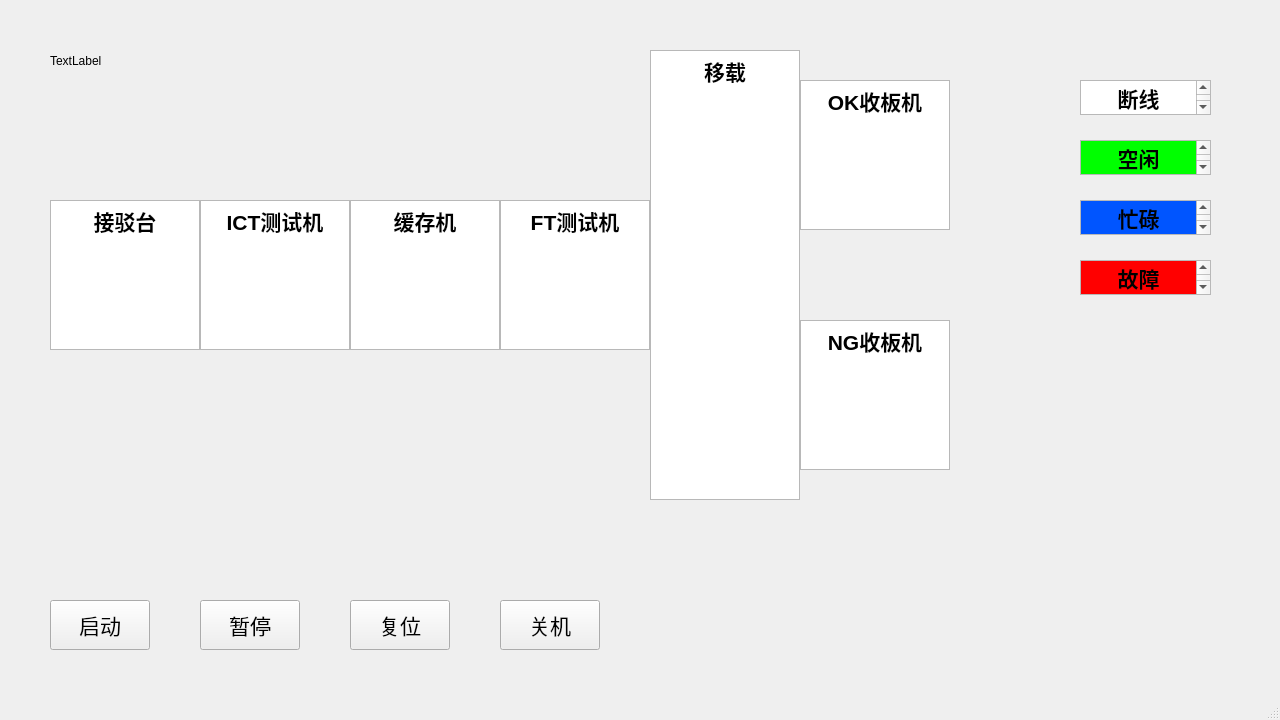
<?xml version="1.0" encoding="UTF-8"?>
<ui version="4.0">
 <class>MainWindow</class>
 <widget class="QMainWindow" name="MainWindow">
  <property name="geometry">
   <rect>
    <x>0</x>
    <y>0</y>
    <width>1280</width>
    <height>720</height>
   </rect>
  </property>
  <property name="windowTitle">
   <string>MainWindow</string>
  </property>
  <property name="windowOpacity">
   <double>1.000000000000000</double>
  </property>
  <property name="autoFillBackground">
   <bool>false</bool>
  </property>
  <widget class="QWidget" name="centralwidget">
   <widget class="QTextBrowser" name="textBrowser">
    <property name="geometry">
     <rect>
      <x>50</x>
      <y>200</y>
      <width>150</width>
      <height>150</height>
     </rect>
    </property>
    <property name="html">
     <string>&lt;!DOCTYPE HTML PUBLIC &quot;-//W3C//DTD HTML 4.0//EN&quot; &quot;http://www.w3.org/TR/REC-html40/strict.dtd&quot;&gt;
&lt;html&gt;&lt;head&gt;&lt;meta name=&quot;qrichtext&quot; content=&quot;1&quot; /&gt;&lt;style type=&quot;text/css&quot;&gt;
p, li { white-space: pre-wrap; }
&lt;/style&gt;&lt;/head&gt;&lt;body style=&quot; font-family:'SimSun'; font-size:9pt; font-weight:400; font-style:normal;&quot;&gt;
&lt;p align=&quot;center&quot; style=&quot; margin-top:0px; margin-bottom:0px; margin-left:0px; margin-right:0px; -qt-block-indent:0; text-indent:0px;&quot;&gt;&lt;span style=&quot; font-size:16pt; font-weight:600;&quot;&gt;接驳台&lt;/span&gt;&lt;/p&gt;&lt;/body&gt;&lt;/html&gt;</string>
    </property>
   </widget>
   <widget class="QTextBrowser" name="textBrowser_2">
    <property name="geometry">
     <rect>
      <x>200</x>
      <y>200</y>
      <width>150</width>
      <height>150</height>
     </rect>
    </property>
    <property name="html">
     <string>&lt;!DOCTYPE HTML PUBLIC &quot;-//W3C//DTD HTML 4.0//EN&quot; &quot;http://www.w3.org/TR/REC-html40/strict.dtd&quot;&gt;
&lt;html&gt;&lt;head&gt;&lt;meta name=&quot;qrichtext&quot; content=&quot;1&quot; /&gt;&lt;style type=&quot;text/css&quot;&gt;
p, li { white-space: pre-wrap; }
&lt;/style&gt;&lt;/head&gt;&lt;body style=&quot; font-family:'SimSun'; font-size:9pt; font-weight:400; font-style:normal;&quot;&gt;
&lt;p align=&quot;center&quot; style=&quot; margin-top:0px; margin-bottom:0px; margin-left:0px; margin-right:0px; -qt-block-indent:0; text-indent:0px;&quot;&gt;&lt;span style=&quot; font-size:16pt; font-weight:600;&quot;&gt;ICT测试机&lt;/span&gt;&lt;/p&gt;&lt;/body&gt;&lt;/html&gt;</string>
    </property>
   </widget>
   <widget class="QTextBrowser" name="textBrowser_3">
    <property name="geometry">
     <rect>
      <x>350</x>
      <y>200</y>
      <width>150</width>
      <height>150</height>
     </rect>
    </property>
    <property name="html">
     <string>&lt;!DOCTYPE HTML PUBLIC &quot;-//W3C//DTD HTML 4.0//EN&quot; &quot;http://www.w3.org/TR/REC-html40/strict.dtd&quot;&gt;
&lt;html&gt;&lt;head&gt;&lt;meta name=&quot;qrichtext&quot; content=&quot;1&quot; /&gt;&lt;style type=&quot;text/css&quot;&gt;
p, li { white-space: pre-wrap; }
&lt;/style&gt;&lt;/head&gt;&lt;body style=&quot; font-family:'SimSun'; font-size:9pt; font-weight:400; font-style:normal;&quot;&gt;
&lt;p align=&quot;center&quot; style=&quot; margin-top:0px; margin-bottom:0px; margin-left:0px; margin-right:0px; -qt-block-indent:0; text-indent:0px;&quot;&gt;&lt;span style=&quot; font-size:16pt; font-weight:600;&quot;&gt;缓存机&lt;/span&gt;&lt;/p&gt;&lt;/body&gt;&lt;/html&gt;</string>
    </property>
   </widget>
   <widget class="QTextBrowser" name="textBrowser_4">
    <property name="geometry">
     <rect>
      <x>500</x>
      <y>200</y>
      <width>150</width>
      <height>150</height>
     </rect>
    </property>
    <property name="html">
     <string>&lt;!DOCTYPE HTML PUBLIC &quot;-//W3C//DTD HTML 4.0//EN&quot; &quot;http://www.w3.org/TR/REC-html40/strict.dtd&quot;&gt;
&lt;html&gt;&lt;head&gt;&lt;meta name=&quot;qrichtext&quot; content=&quot;1&quot; /&gt;&lt;style type=&quot;text/css&quot;&gt;
p, li { white-space: pre-wrap; }
&lt;/style&gt;&lt;/head&gt;&lt;body style=&quot; font-family:'SimSun'; font-size:9pt; font-weight:400; font-style:normal;&quot;&gt;
&lt;p align=&quot;center&quot; style=&quot; margin-top:0px; margin-bottom:0px; margin-left:0px; margin-right:0px; -qt-block-indent:0; text-indent:0px;&quot;&gt;&lt;span style=&quot; font-size:16pt; font-weight:600;&quot;&gt;FT测试机&lt;/span&gt;&lt;/p&gt;&lt;/body&gt;&lt;/html&gt;</string>
    </property>
   </widget>
   <widget class="QTextBrowser" name="textBrowser_5">
    <property name="geometry">
     <rect>
      <x>650</x>
      <y>50</y>
      <width>150</width>
      <height>450</height>
     </rect>
    </property>
    <property name="html">
     <string>&lt;!DOCTYPE HTML PUBLIC &quot;-//W3C//DTD HTML 4.0//EN&quot; &quot;http://www.w3.org/TR/REC-html40/strict.dtd&quot;&gt;
&lt;html&gt;&lt;head&gt;&lt;meta name=&quot;qrichtext&quot; content=&quot;1&quot; /&gt;&lt;style type=&quot;text/css&quot;&gt;
p, li { white-space: pre-wrap; }
&lt;/style&gt;&lt;/head&gt;&lt;body style=&quot; font-family:'SimSun'; font-size:9pt; font-weight:400; font-style:normal;&quot;&gt;
&lt;p align=&quot;center&quot; style=&quot; margin-top:0px; margin-bottom:0px; margin-left:0px; margin-right:0px; -qt-block-indent:0; text-indent:0px;&quot;&gt;&lt;span style=&quot; font-size:16pt; font-weight:600;&quot;&gt;移载&lt;/span&gt;&lt;/p&gt;&lt;/body&gt;&lt;/html&gt;</string>
    </property>
   </widget>
   <widget class="QTextBrowser" name="textBrowser_6">
    <property name="geometry">
     <rect>
      <x>800</x>
      <y>80</y>
      <width>150</width>
      <height>150</height>
     </rect>
    </property>
    <property name="html">
     <string>&lt;!DOCTYPE HTML PUBLIC &quot;-//W3C//DTD HTML 4.0//EN&quot; &quot;http://www.w3.org/TR/REC-html40/strict.dtd&quot;&gt;
&lt;html&gt;&lt;head&gt;&lt;meta name=&quot;qrichtext&quot; content=&quot;1&quot; /&gt;&lt;style type=&quot;text/css&quot;&gt;
p, li { white-space: pre-wrap; }
&lt;/style&gt;&lt;/head&gt;&lt;body style=&quot; font-family:'SimSun'; font-size:9pt; font-weight:400; font-style:normal;&quot;&gt;
&lt;p align=&quot;center&quot; style=&quot; margin-top:0px; margin-bottom:0px; margin-left:0px; margin-right:0px; -qt-block-indent:0; text-indent:0px;&quot;&gt;&lt;span style=&quot; font-size:16pt; font-weight:600;&quot;&gt;OK收板机&lt;/span&gt;&lt;/p&gt;&lt;/body&gt;&lt;/html&gt;</string>
    </property>
   </widget>
   <widget class="QTextBrowser" name="textBrowser_7">
    <property name="geometry">
     <rect>
      <x>800</x>
      <y>320</y>
      <width>150</width>
      <height>150</height>
     </rect>
    </property>
    <property name="html">
     <string>&lt;!DOCTYPE HTML PUBLIC &quot;-//W3C//DTD HTML 4.0//EN&quot; &quot;http://www.w3.org/TR/REC-html40/strict.dtd&quot;&gt;
&lt;html&gt;&lt;head&gt;&lt;meta name=&quot;qrichtext&quot; content=&quot;1&quot; /&gt;&lt;style type=&quot;text/css&quot;&gt;
p, li { white-space: pre-wrap; }
&lt;/style&gt;&lt;/head&gt;&lt;body style=&quot; font-family:'SimSun'; font-size:9pt; font-weight:400; font-style:normal;&quot;&gt;
&lt;p align=&quot;center&quot; style=&quot; margin-top:0px; margin-bottom:0px; margin-left:0px; margin-right:0px; -qt-block-indent:0; text-indent:0px;&quot;&gt;&lt;span style=&quot; font-size:16pt; font-weight:600;&quot;&gt;NG收板机&lt;/span&gt;&lt;/p&gt;&lt;/body&gt;&lt;/html&gt;</string>
    </property>
   </widget>
   <widget class="QTextBrowser" name="textBrowser_8">
    <property name="geometry">
     <rect>
      <x>1080</x>
      <y>80</y>
      <width>131</width>
      <height>35</height>
     </rect>
    </property>
    <property name="html">
     <string>&lt;!DOCTYPE HTML PUBLIC &quot;-//W3C//DTD HTML 4.0//EN&quot; &quot;http://www.w3.org/TR/REC-html40/strict.dtd&quot;&gt;
&lt;html&gt;&lt;head&gt;&lt;meta name=&quot;qrichtext&quot; content=&quot;1&quot; /&gt;&lt;style type=&quot;text/css&quot;&gt;
p, li { white-space: pre-wrap; }
&lt;/style&gt;&lt;/head&gt;&lt;body style=&quot; font-family:'SimSun'; font-size:9pt; font-weight:400; font-style:normal;&quot;&gt;
&lt;p align=&quot;center&quot; style=&quot; margin-top:0px; margin-bottom:0px; margin-left:0px; margin-right:0px; -qt-block-indent:0; text-indent:0px;&quot;&gt;&lt;span style=&quot; font-size:16pt; font-weight:600;&quot;&gt;断线&lt;/span&gt;&lt;/p&gt;&lt;/body&gt;&lt;/html&gt;</string>
    </property>
   </widget>
   <widget class="QTextBrowser" name="textBrowser_9">
    <property name="geometry">
     <rect>
      <x>1080</x>
      <y>140</y>
      <width>131</width>
      <height>35</height>
     </rect>
    </property>
    <property name="palette">
     <palette>
      <active>
       <colorrole role="Base">
        <brush brushstyle="SolidPattern">
         <color alpha="255">
          <red>0</red>
          <green>255</green>
          <blue>0</blue>
         </color>
        </brush>
       </colorrole>
      </active>
      <inactive>
       <colorrole role="Base">
        <brush brushstyle="SolidPattern">
         <color alpha="255">
          <red>0</red>
          <green>255</green>
          <blue>0</blue>
         </color>
        </brush>
       </colorrole>
      </inactive>
      <disabled>
       <colorrole role="Base">
        <brush brushstyle="SolidPattern">
         <color alpha="255">
          <red>240</red>
          <green>240</green>
          <blue>240</blue>
         </color>
        </brush>
       </colorrole>
      </disabled>
     </palette>
    </property>
    <property name="html">
     <string>&lt;!DOCTYPE HTML PUBLIC &quot;-//W3C//DTD HTML 4.0//EN&quot; &quot;http://www.w3.org/TR/REC-html40/strict.dtd&quot;&gt;
&lt;html&gt;&lt;head&gt;&lt;meta name=&quot;qrichtext&quot; content=&quot;1&quot; /&gt;&lt;style type=&quot;text/css&quot;&gt;
p, li { white-space: pre-wrap; }
&lt;/style&gt;&lt;/head&gt;&lt;body style=&quot; font-family:'SimSun'; font-size:9pt; font-weight:400; font-style:normal;&quot;&gt;
&lt;p align=&quot;center&quot; style=&quot; margin-top:0px; margin-bottom:0px; margin-left:0px; margin-right:0px; -qt-block-indent:0; text-indent:0px;&quot;&gt;&lt;span style=&quot; font-size:16pt; font-weight:600;&quot;&gt;空闲&lt;/span&gt;&lt;/p&gt;&lt;/body&gt;&lt;/html&gt;</string>
    </property>
   </widget>
   <widget class="QTextBrowser" name="textBrowser_10">
    <property name="geometry">
     <rect>
      <x>1080</x>
      <y>200</y>
      <width>131</width>
      <height>35</height>
     </rect>
    </property>
    <property name="palette">
     <palette>
      <active>
       <colorrole role="Base">
        <brush brushstyle="SolidPattern">
         <color alpha="255">
          <red>0</red>
          <green>85</green>
          <blue>255</blue>
         </color>
        </brush>
       </colorrole>
      </active>
      <inactive>
       <colorrole role="Base">
        <brush brushstyle="SolidPattern">
         <color alpha="255">
          <red>0</red>
          <green>85</green>
          <blue>255</blue>
         </color>
        </brush>
       </colorrole>
      </inactive>
      <disabled>
       <colorrole role="Base">
        <brush brushstyle="SolidPattern">
         <color alpha="255">
          <red>240</red>
          <green>240</green>
          <blue>240</blue>
         </color>
        </brush>
       </colorrole>
      </disabled>
     </palette>
    </property>
    <property name="html">
     <string>&lt;!DOCTYPE HTML PUBLIC &quot;-//W3C//DTD HTML 4.0//EN&quot; &quot;http://www.w3.org/TR/REC-html40/strict.dtd&quot;&gt;
&lt;html&gt;&lt;head&gt;&lt;meta name=&quot;qrichtext&quot; content=&quot;1&quot; /&gt;&lt;style type=&quot;text/css&quot;&gt;
p, li { white-space: pre-wrap; }
&lt;/style&gt;&lt;/head&gt;&lt;body style=&quot; font-family:'SimSun'; font-size:9pt; font-weight:400; font-style:normal;&quot;&gt;
&lt;p align=&quot;center&quot; style=&quot; margin-top:0px; margin-bottom:0px; margin-left:0px; margin-right:0px; -qt-block-indent:0; text-indent:0px;&quot;&gt;&lt;span style=&quot; font-size:16pt; font-weight:600;&quot;&gt;忙碌&lt;/span&gt;&lt;/p&gt;&lt;/body&gt;&lt;/html&gt;</string>
    </property>
   </widget>
   <widget class="QTextBrowser" name="textBrowser_11">
    <property name="geometry">
     <rect>
      <x>1080</x>
      <y>260</y>
      <width>131</width>
      <height>35</height>
     </rect>
    </property>
    <property name="palette">
     <palette>
      <active>
       <colorrole role="Base">
        <brush brushstyle="SolidPattern">
         <color alpha="255">
          <red>255</red>
          <green>0</green>
          <blue>0</blue>
         </color>
        </brush>
       </colorrole>
      </active>
      <inactive>
       <colorrole role="Base">
        <brush brushstyle="SolidPattern">
         <color alpha="255">
          <red>255</red>
          <green>0</green>
          <blue>0</blue>
         </color>
        </brush>
       </colorrole>
      </inactive>
      <disabled>
       <colorrole role="Base">
        <brush brushstyle="SolidPattern">
         <color alpha="255">
          <red>240</red>
          <green>240</green>
          <blue>240</blue>
         </color>
        </brush>
       </colorrole>
      </disabled>
     </palette>
    </property>
    <property name="html">
     <string>&lt;!DOCTYPE HTML PUBLIC &quot;-//W3C//DTD HTML 4.0//EN&quot; &quot;http://www.w3.org/TR/REC-html40/strict.dtd&quot;&gt;
&lt;html&gt;&lt;head&gt;&lt;meta name=&quot;qrichtext&quot; content=&quot;1&quot; /&gt;&lt;style type=&quot;text/css&quot;&gt;
p, li { white-space: pre-wrap; }
&lt;/style&gt;&lt;/head&gt;&lt;body style=&quot; font-family:'SimSun'; font-size:9pt; font-weight:400; font-style:normal;&quot;&gt;
&lt;p align=&quot;center&quot; style=&quot; margin-top:0px; margin-bottom:0px; margin-left:0px; margin-right:0px; -qt-block-indent:0; text-indent:0px;&quot;&gt;&lt;span style=&quot; font-size:16pt; font-weight:600;&quot;&gt;故障&lt;/span&gt;&lt;/p&gt;&lt;/body&gt;&lt;/html&gt;</string>
    </property>
   </widget>
   <widget class="QPushButton" name="pushButton">
    <property name="geometry">
     <rect>
      <x>50</x>
      <y>600</y>
      <width>100</width>
      <height>50</height>
     </rect>
    </property>
    <property name="font">
     <font>
      <pointsize>16</pointsize>
     </font>
    </property>
    <property name="text">
     <string>启动</string>
    </property>
   </widget>
   <widget class="QPushButton" name="pushButton_2">
    <property name="geometry">
     <rect>
      <x>350</x>
      <y>600</y>
      <width>100</width>
      <height>50</height>
     </rect>
    </property>
    <property name="font">
     <font>
      <pointsize>16</pointsize>
     </font>
    </property>
    <property name="text">
     <string>复位</string>
    </property>
   </widget>
   <widget class="QPushButton" name="pushButton_3">
    <property name="geometry">
     <rect>
      <x>500</x>
      <y>600</y>
      <width>100</width>
      <height>50</height>
     </rect>
    </property>
    <property name="font">
     <font>
      <pointsize>16</pointsize>
     </font>
    </property>
    <property name="text">
     <string>关机</string>
    </property>
   </widget>
   <widget class="QPushButton" name="pushButton_4">
    <property name="geometry">
     <rect>
      <x>200</x>
      <y>600</y>
      <width>100</width>
      <height>50</height>
     </rect>
    </property>
    <property name="font">
     <font>
      <pointsize>16</pointsize>
     </font>
    </property>
    <property name="text">
     <string>暂停</string>
    </property>
   </widget>
   <widget class="QLabel" name="label">
    <property name="geometry">
     <rect>
      <x>50</x>
      <y>20</y>
      <width>321</width>
      <height>81</height>
     </rect>
    </property>
    <property name="text">
     <string>TextLabel</string>
    </property>
   </widget>
  </widget>
  <widget class="QMenuBar" name="menubar">
   <property name="geometry">
    <rect>
     <x>0</x>
     <y>0</y>
     <width>1280</width>
     <height>21</height>
    </rect>
   </property>
  </widget>
  <widget class="QStatusBar" name="statusbar"/>
 </widget>
 <resources/>
 <connections>
  <connection>
   <sender>pushButton</sender>
   <signal>clicked()</signal>
   <receiver>MainWindow</receiver>
   <slot>reset()</slot>
   <hints>
    <hint type="sourcelabel">
     <x>99</x>
     <y>663</y>
    </hint>
    <hint type="destinationlabel">
     <x>100</x>
     <y>688</y>
    </hint>
   </hints>
  </connection>
 </connections>
 <slots>
  <slot>reset()</slot>
 </slots>
</ui>
